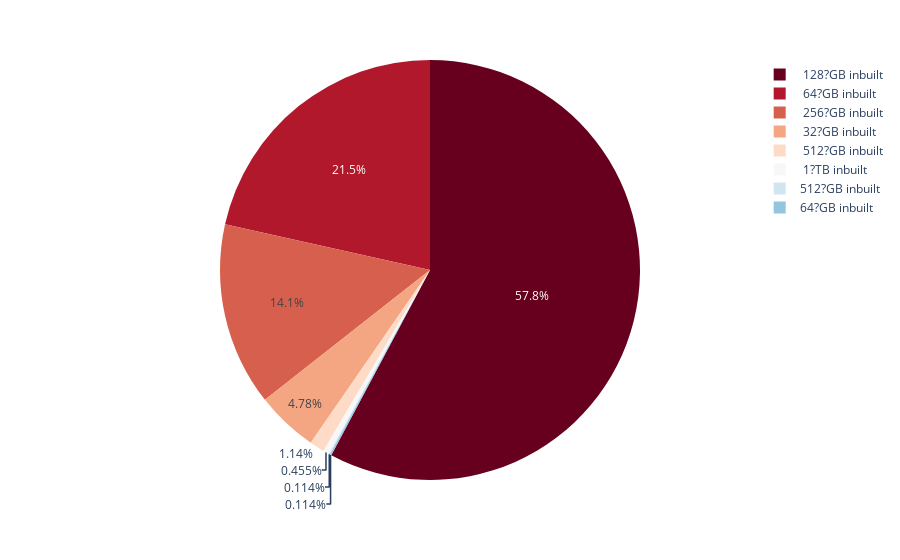

Notebook code cell kept with this figure:
### Markdown cell above
#### Percentage of ROM

### Code cell
percentage_rom = data['rom'].value_counts()
fig = px.pie(percentage_rom, values=percentage_rom.values, names=percentage_rom.index, color_discrete_sequence=px.colors.sequential.RdBu)
fig.show()

### Figure 1 — Plotly figure (JSON) as saved in the notebook; plotly's stock layout.template omitted (floating-point values rounded to 4 significant figures)
{"data": [{"domain": {"x": [0, 1], "y": [0, 1]}, "hovertemplate": "index=%{label}<br>value=%{value}<extra></extra>", "labels": [" 128?GB inbuilt", " 64?GB inbuilt", " 256?GB inbuilt", " 32?GB inbuilt", " 512?GB inbuilt", " 1?TB inbuilt", "512?GB inbuilt", "64?GB inbuilt"], "legendgroup": "", "name": "", "showlegend": true, "type": "pie", "values": [508, 189, 124, 42, 10, 4, 1, 1]}], "layout": {"legend": {"tracegroupgap": 0}, "margin": {"t": 60}, "piecolorway": ["rgb(103,0,31)", "rgb(178,24,43)", "rgb(214,96,77)", "rgb(244,165,130)", "rgb(253,219,199)", "rgb(247,247,247)", "rgb(209,229,240)", "rgb(146,197,222)", "rgb(67,147,195)", "rgb(33,102,172)", "rgb(5,48,97)"]}}
